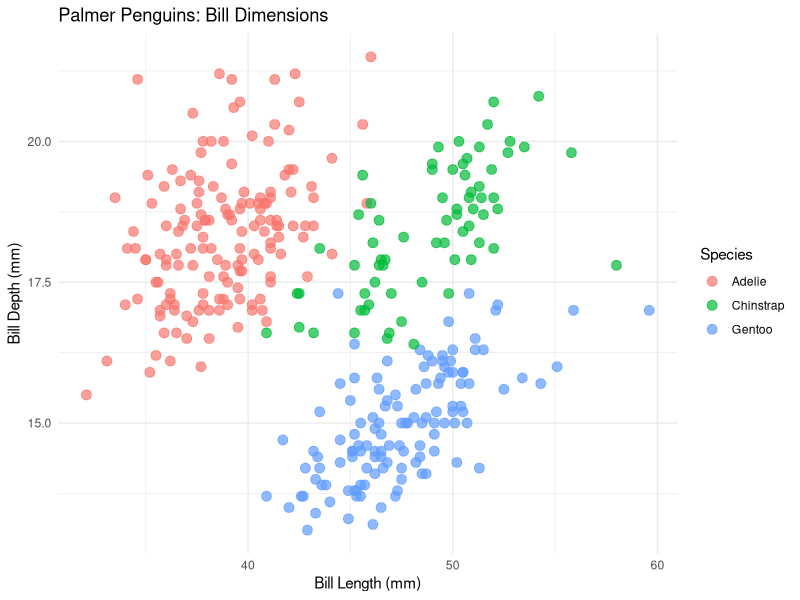
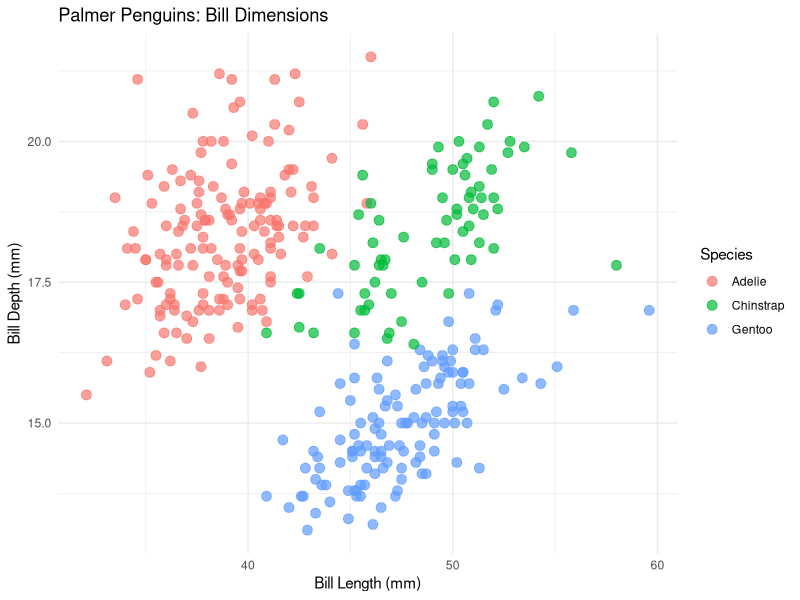

Recreate these plots in R, in order.
## ---- chunk 1
knitr::opts_chunk$set(
  collapse = TRUE,
  comment = "#>",
  eval = FALSE
)
## ---- chunk 2
library(palmerpenguins)
library(ggplot2)
library(dplyr)

# Preview data
head(penguins)
## ---- chunk 3
# Create scatter plot
create_bill_plot <- function(data = penguins) {
  data %>%
    filter(!is.na(bill_length_mm), !is.na(bill_depth_mm)) %>%
    ggplot(aes(x = bill_length_mm, y = bill_depth_mm, color = species)) +
    geom_point(size = 3, alpha = 0.7) +
    labs(
      title = "Palmer Penguins: Bill Dimensions",
      x = "Bill Length (mm)",
      y = "Bill Depth (mm)",
      color = "Species"
    ) +
    theme_minimal()
}

# Generate plot
plot <- create_bill_plot()
print(plot)

# Save plot
ggsave("analysis/figures/bill_scatter.png", plot, width = 8, height = 6)
